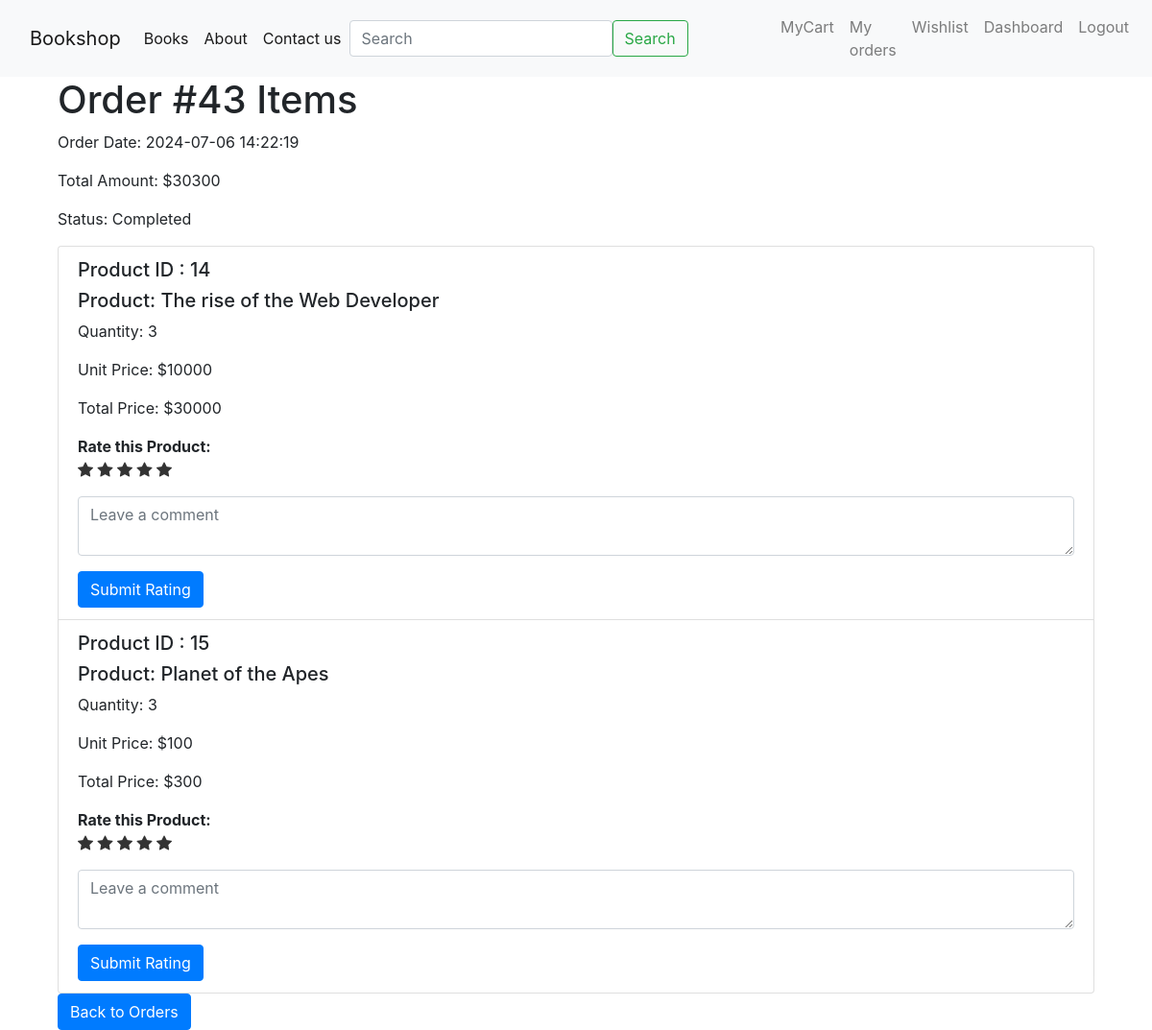
Screenshot of /order_items/43 (signed in) with the database file from the repository.
### app.py (models this page shows)
class Orders(db.Model):
    __tablename__='orders'
    OrderID= db.Column(db.Integer, primary_key=True)
    UserID= db.Column(db.Integer,db.ForeignKey('users.UserID'), nullable=False)
    OrderDate= db.Column(db.DateTime, nullable=False)
    TotalAmount= db.Column(db.Integer,nullable=False)
    ShippingAddressID= db.Column(db.Integer,db.ForeignKey('addresses.AddressID'),nullable=False)
    BillingAddressID= db.Column(db.Integer,db.ForeignKey('addresses.AddressID'),nullable=False)
    OrderStatus= db.Column(db.String(20),nullable=False)

class OrderItems(db.Model):
    __tablename__='orderitems'
    OrderItemID= db.Column(db.Integer, primary_key=True)
    OrderID= db.Column(db.Integer,db.ForeignKey('orders.OrderID'), nullable=False)
    ProductID= db.Column(db.Integer,db.ForeignKey('products.ProductID'), nullable=False)
    Quantity= db.Column(db.Integer, nullable=False)
    UnitPrice= db.Column(db.Integer, nullable=False)

class Products(db.Model):
    __tablename__ = 'products'
    ProductID = db.Column(db.Integer, primary_key=True)
    ProductName= db.Column(db.String(50), nullable=False)
    Description= db.Column(db.String(100), nullable=False)
    Price= db.Column(db.Integer, nullable=False)
    StockQuantity= db.Column(db.Integer,nullable=False)
    CategoryID= db.Column(db.Integer,db.ForeignKey('categories.CategoryID'), nullable=False )
    MerchantID = db.Column(db.Integer, db.ForeignKey('users.UserID'), nullable=False)

### app.py (the view, shortened to what this page needs)
@app.route('/order_items/<int:order_id>', methods=['GET', 'POST'])
def order_items(order_id):
    if 'user_id' not in session:
        flash('Please log in first!', 'danger')
        return redirect(url_for('login'))
    order = Orders.query.get_or_404(order_id)
    order_items = OrderItems.query.filter_by(OrderID=order_id).all()
    product_details = {item.ProductID: Products.query.get(item.ProductID) for item in order_items}
    return render_template('order_items.html', order=order, order_items=order_items, product_details=product_details)

### templates/order_items.html (shortened to what this page needs)
{% extends 'base.html' %}
{% block body %}
<div class="container">
    <h1>Order #{{ order.OrderID }} Items</h1>
    <p>Order Date: {{ order.OrderDate.strftime('%Y-%m-%d %H:%M:%S') }}</p>
    <p>Total Amount: ${{ order.TotalAmount }}</p>
    <p>Status: {{ order.OrderStatus }}</p>
    {% if order_items %}
    <ul class="list-group">
        {% for item in order_items %}
        <li class="list-group-item">
            <h5>Product ID : {{item.ProductID}}</h5>
            <h5>Product: {{ product_details[item.ProductID].ProductName }}</h5>
            <p>Quantity: {{ item.Quantity }}</p>
            <p>Unit Price: ${{ item.UnitPrice }}</p>
            <p>Total Price: ${{ item.Quantity * item.UnitPrice }}</p>
            <strong>Rate this Product:</strong>
            <form action="{{ url_for('order_items', order_id=order.OrderID) }}" method="post">
                <div class="star-rating">
                    {% for i in range(1, 6) %}
                    <label for="star{{ i }}-{{ item.OrderItemID }}"><i class="bi bi-star-fill"></i></label>
                    {% endfor %}
                </div>
                <div class="form-group mt-2">
                    <textarea class="form-control" name="comment" placeholder="Leave a comment"></textarea>
                </div>
                <button type="submit" class="btn btn-primary">Submit Rating</button>
            </form>
        </li>
        {% endfor %}
    </ul>
    {% else %}
    <p>No items found for this order.</p>
    {% endif %}
    <a href="{{ url_for('orders') }}" class="btn btn-primary">Back to Orders</a>
</div>
{% endblock body %}

### templates/order_items.html (style rules this page uses)
.star-rating label { font-size: 1em; color: #333; cursor: pointer; }

### rows the page displays
Orders: OrderID "43", OrderDate "2024-07-06 14:22:19", TotalAmount "30300", OrderStatus "Completed"
OrderItems: ProductID "14", ProductID.ProductName "The rise of the Web Developer", Quantity "3", UnitPrice "10000", item.Quantity*item.UnitPrice "30000"
OrderItems: ProductID "15", ProductID.ProductName "Planet of the Apes", Quantity "3", UnitPrice "100", item.Quantity*item.UnitPrice "300"
